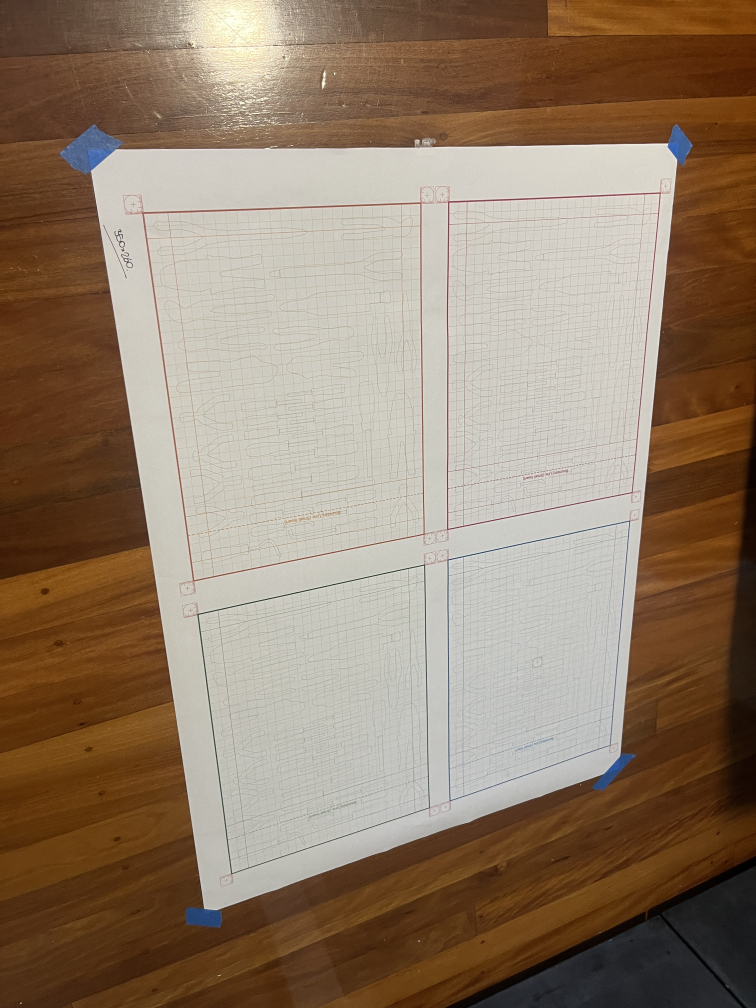
#> input picture data/inputs/colour_benchmark/ceilinglight__badangle__flat__01.JPG, 3024 x 4032 px (shown at 1/4 size)
$ python -i pencil_enhance.py   (imports and definitions only)   (older library calls are emulated)
#> lines starting #> are read from the running program, lines starting #| are printed output that depends on the picture
#> further down, picture is the input picture: shape (4032, 3024, 3); mean B, G, R 106, 125.8, 145.7
"""Phase 2 sibling: enhance faint pencil traces before binarisation.

Why
===
Pencil traces have low contrast against paper (gray 160-200 ink vs
gray 230-245 paper).  A fixed threshold (gray<170) misses much of the
stroke, leaving sparse dots that gap-fill can't connect.

Strategy
========
Three different boost methods, callers can mix-and-match or pick one:

1. ``clahe_boost``    -- local contrast enhancement on L channel.  Pulls
                          faint pencil strokes down toward gray ~100.
2. ``paper_divide``   -- divide grayscale by smoothed local background
                          and rescale.  Paper -> uniform near-white;
                          pencil -> low-gray proportional to original
                          darkness.  Like Photoshop "subtract background".
3. ``sauvola_binarise`` -- Sauvola adaptive threshold.  Document-binarisation
                          standard; threshold varies per pixel based on
                          local mean+std.  Handles uneven lighting that
                          breaks fixed thresholds.

All three return a BGR image (so they slot into the existing pipeline)
with pencil traces darkened.
"""
from __future__ import annotations

import cv2
import numpy as np


# ---------------------------------------------------------------------------
# CLAHE boost
# ---------------------------------------------------------------------------

def clahe_boost(image_bgr: np.ndarray,
               clip_limit: float = 3.5,
               tile_grid: int = 16) -> np.ndarray:
    """Local-adaptive contrast boost on the L channel."""
#> called with clip_limit = 3.5, tile_grid = 16
    lab = cv2.cvtColor(image_bgr, cv2.COLOR_BGR2LAB)
#> lab: shape (4032, 3024, 3); mean of channels 0, 1, 2 135.5, 134.4, 142.8
    L, a, b = cv2.split(lab)
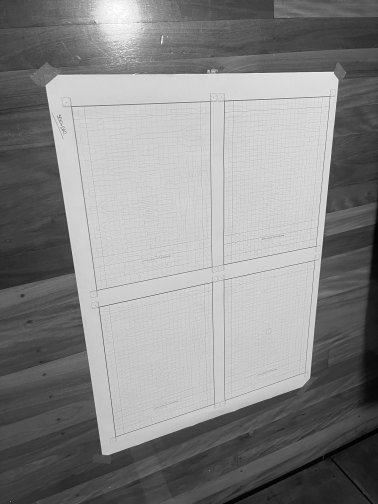
#> L: shape (4032, 3024) (shown at 1/8 size); min 0, max 255, mean 135.5
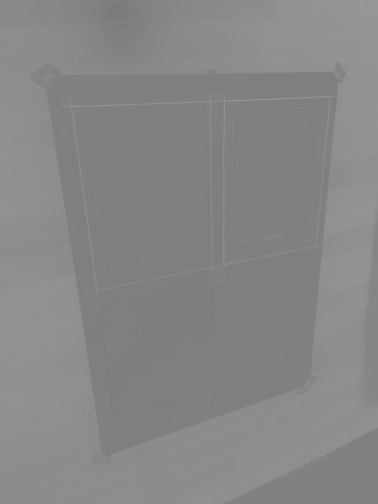
#> a: shape (4032, 3024) (shown at 1/8 size); min 118, max 159, mean 134.4
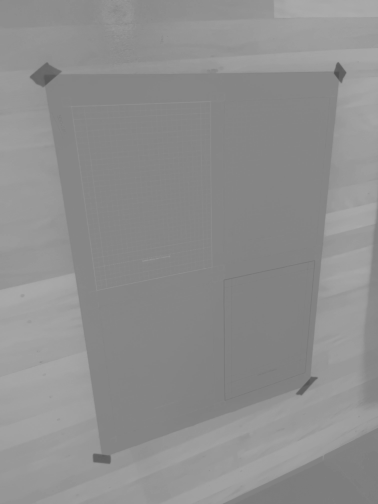
#> b: shape (4032, 3024) (shown at 1/8 size); min 78, max 173, mean 142.8
    clahe = cv2.createCLAHE(clipLimit=clip_limit,
                            tileGridSize=(tile_grid, tile_grid))
    L_b = clahe.apply(L)
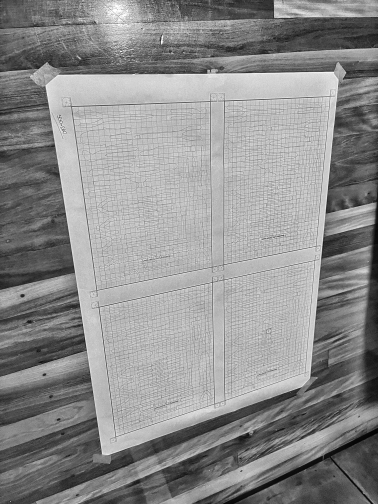
#> L_b: shape (4032, 3024) (shown at 1/8 size); min 0, max 255, mean 140.7
    return cv2.cvtColor(cv2.merge([L_b, a, b]), cv2.COLOR_LAB2BGR)
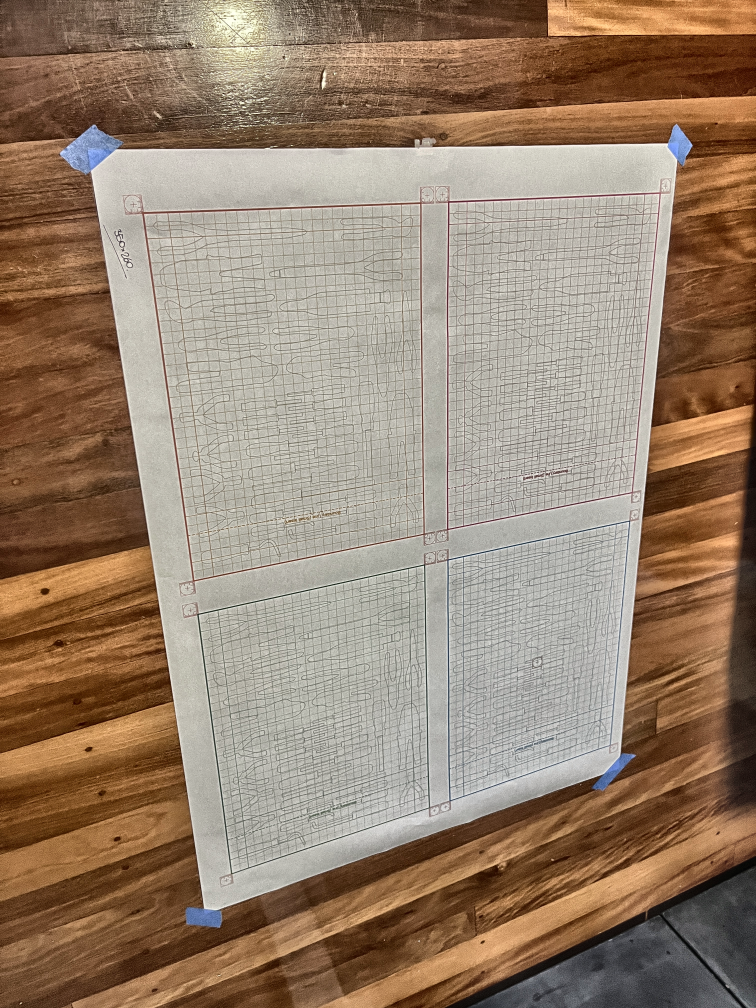
#> returned value: shape (4032, 3024, 3) (shown at 1/4 size); mean B, G, R 109.9, 130, 151.5


# ---------------------------------------------------------------------------
# Paper-divide normalisation (most effective for pencil)
# ---------------------------------------------------------------------------

# [83 lines left out: functions paper_divide, sauvola_binarise, enhance_pencil, enhance_pencil_strong, not called in this run]

>>> import cv2
>>> picture = cv2.imread('../../../data/inputs/colour_benchmark/ceilinglight__badangle__flat__01.JPG')
>>> result = clahe_boost(picture)

$ run again, on data/inputs/colour_benchmark/ceilinglight__goodangle__flat__01.JPG
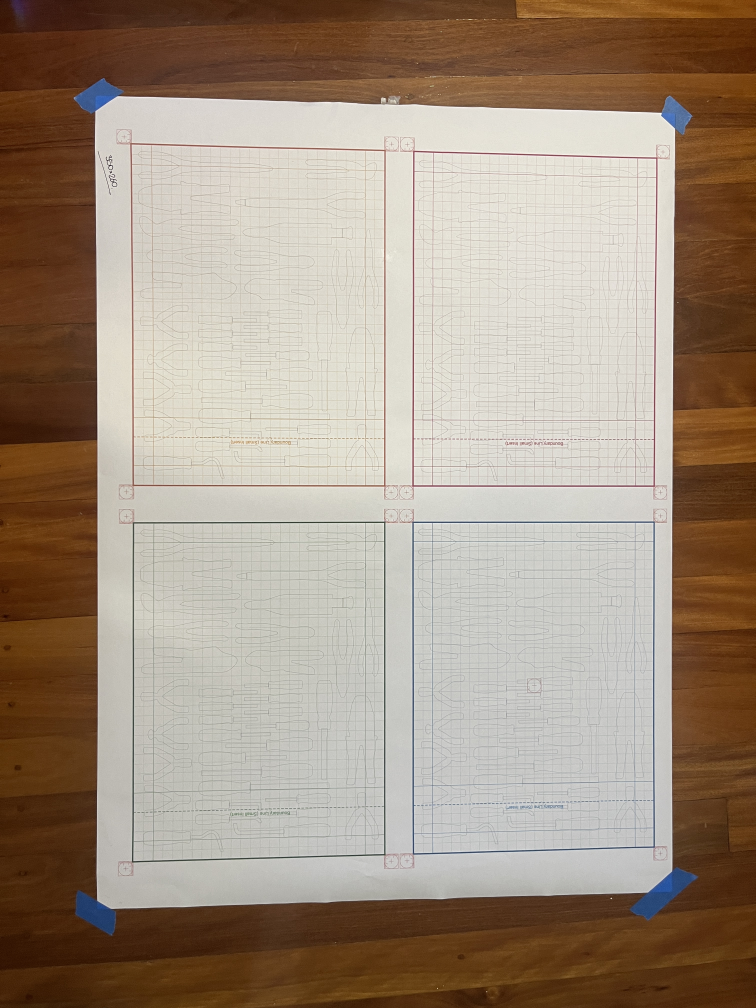
#> input picture data/inputs/colour_benchmark/ceilinglight__goodangle__flat__01.JPG, 3024 x 4032 px (shown at 1/4 size)
#> picture is the input picture: shape (4032, 3024, 3); mean B, G, R 129.2, 145.8, 162.3
#> lab: shape (4032, 3024, 3); mean of channels 0, 1, 2 154.4, 133.4, 140.4
#> in clahe_boost, `L_b = clahe.apply(L)`:
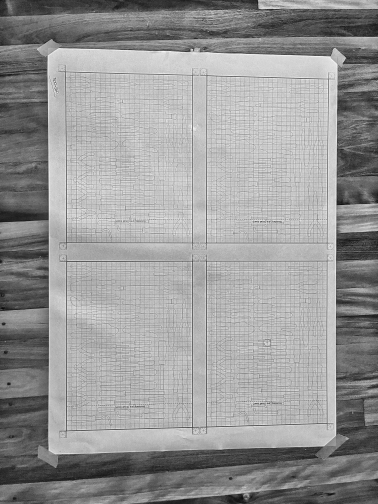
#> L_b: shape (4032, 3024) (shown at 1/8 size); min 1, max 255, mean 151
#> in clahe_boost, `return cv2.cvtColor(cv2.merge([L_b, a, b]), cv2.COLOR_LAB2BGR)`:
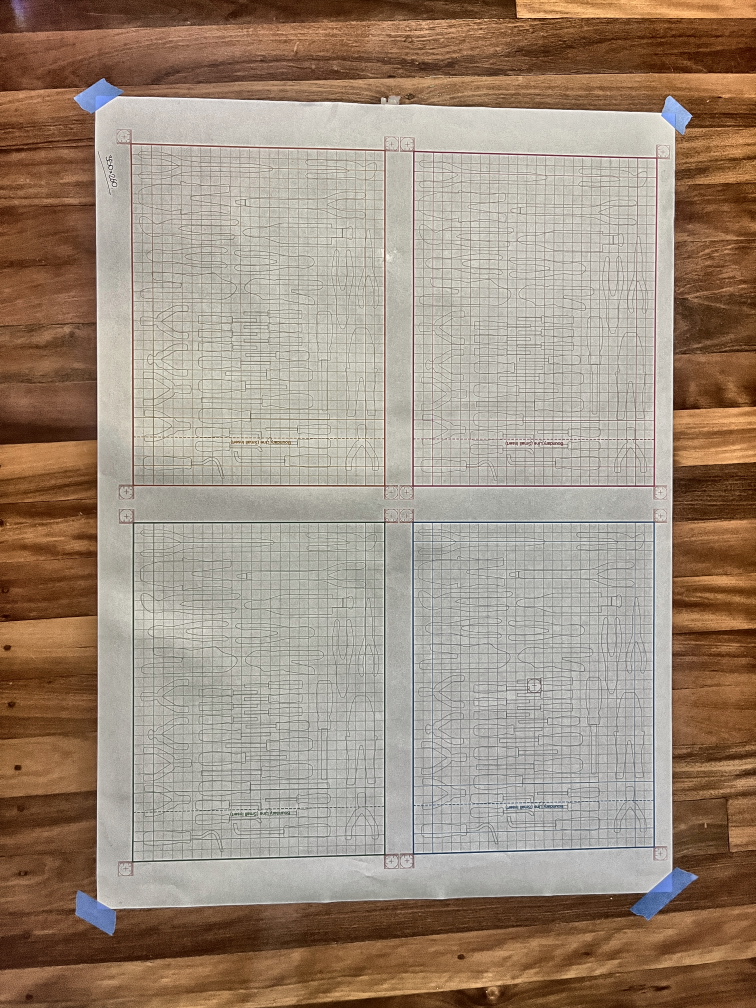
#> returned value: shape (4032, 3024, 3) (shown at 1/4 size); mean B, G, R 124.2, 141, 158.9

$ run again, on data/inputs/colour_benchmark/goodlight__badangle__creased__01.JPG
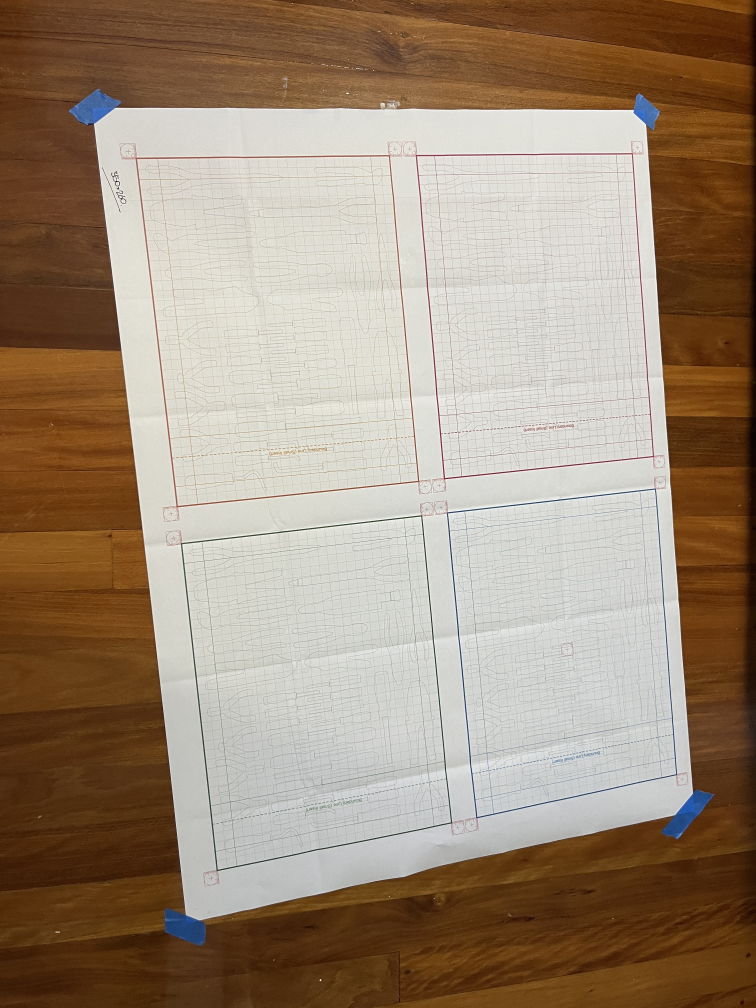
#> input picture data/inputs/colour_benchmark/goodlight__badangle__creased__01.JPG, 3024 x 4032 px (shown at 1/4 size)
#> picture is the input picture: shape (4032, 3024, 3); mean B, G, R 120.3, 139.8, 158.7
#> lab: shape (4032, 3024, 3); mean of channels 0, 1, 2 149, 134.3, 142.6
#> in clahe_boost, `L, a, b = cv2.split(lab)`:
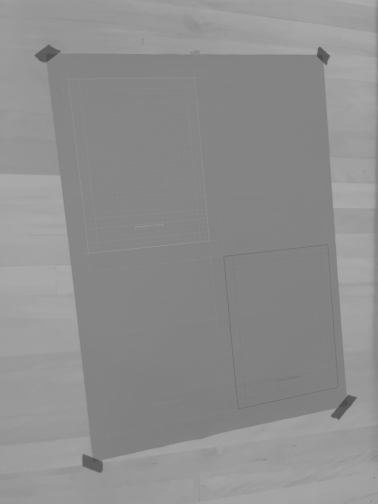
#> b: shape (4032, 3024) (shown at 1/8 size); min 74, max 173, mean 142.6
#> in clahe_boost, `return cv2.cvtColor(cv2.merge([L_b, a, b]), cv2.COLOR_LAB2BGR)`:
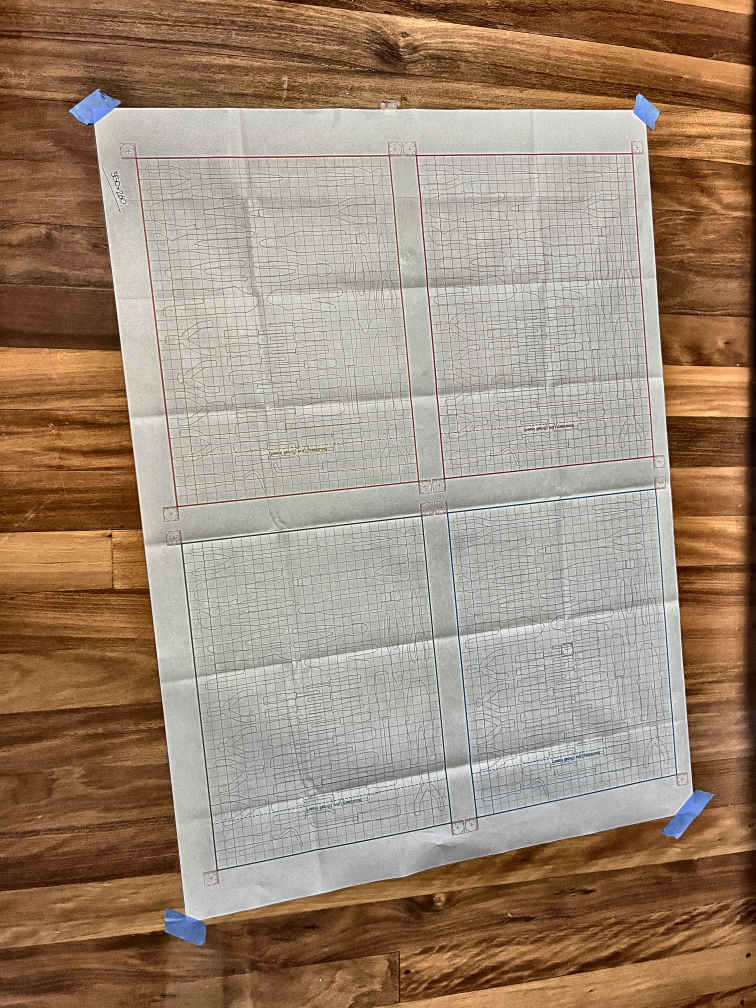
#> returned value: shape (4032, 3024, 3) (shown at 1/4 size); mean B, G, R 117.1, 136.9, 157.4
